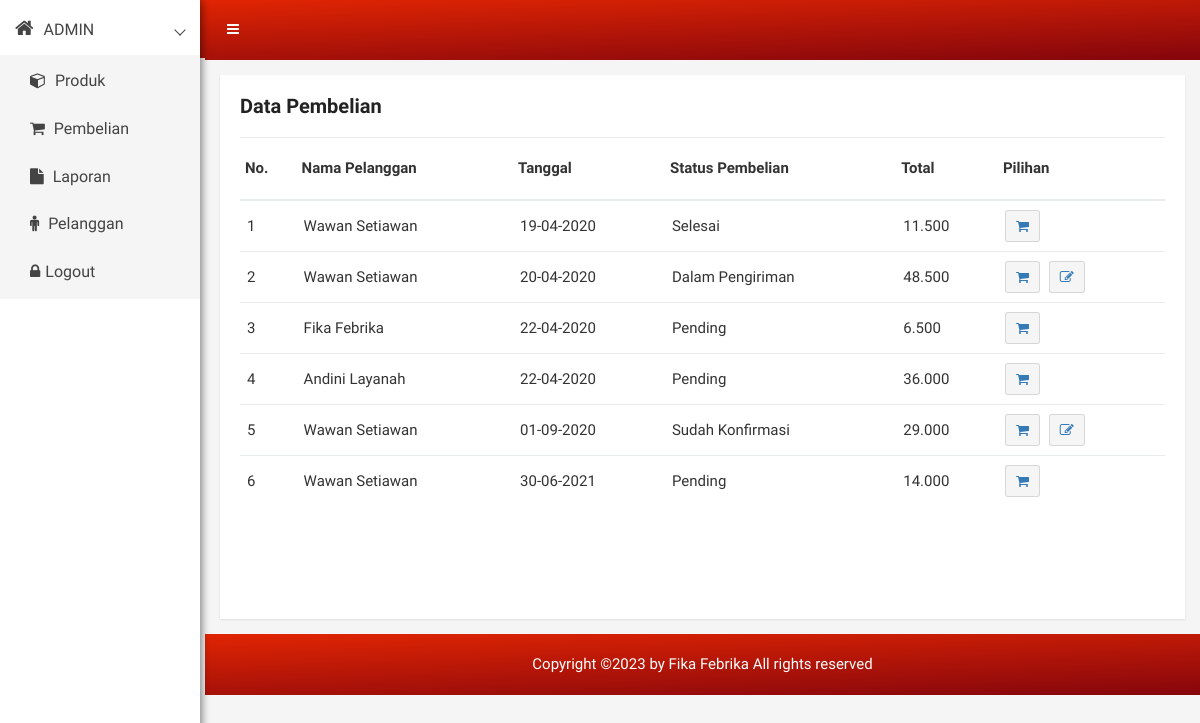
The page /admin.tokocapstone.rf.gd/pembelian.php (signed in) on the database its author committed.
### tables this page shows
CREATE TABLE `pembelian` (
  `id_pembelian` int(11) NOT NULL,
  `id_pelanggan` int(11) NOT NULL,
  `id_ongkir` int(11) NOT NULL,
  `tanggal_pembelian` date NOT NULL,
  `total_pembelian` int(11) NOT NULL,
  `nama_kota` varchar(30) NOT NULL,
  `tarif` int(11) NOT NULL,
  `alamat_pengiriman` text NOT NULL,
  `status_pembelian` varchar(50) NOT NULL DEFAULT 'Pending',
  `resi_pengiriman` varchar(20) NOT NULL
);

CREATE TABLE `pelanggan` (
  `id_pelanggan` int(11) NOT NULL,
  `email_pelanggan` varchar(30) NOT NULL,
  `password_pelanggan` varchar(255) NOT NULL,
  `nama_pelanggan` varchar(30) NOT NULL,
  `telepon_pelanggan` varchar(30) NOT NULL,
  `alamat_pelanggan` text NOT NULL
);

### admin.tokocapstone.rf.gd/pembelian.php (the view, shortened to what this page needs)
<?php
require 'koneksi.php';
?>
<!doctype html>
<html class="no-js" lang="en">
    <head>
        <link rel="stylesheet" href="css/bootstrap.min.css">
        <link rel="stylesheet" href="css/font-awesome.min.css">
        <link rel="stylesheet" href="css/owl.theme.css">
        <link rel="stylesheet" href="css/owl.transitions.css">
        <link rel="stylesheet" href="css/animate.css">
        <link rel="stylesheet" href="css/normalize.css">
        <link rel="stylesheet" href="css/meanmenu.min.css">
        <link rel="stylesheet" href="css/main.css">
        <link rel="stylesheet" href="css/morrisjs/morris.css">
        <link rel="stylesheet" href="css/scrollbar/jquery.mCustomScrollbar.min.css">
        <link rel="stylesheet" href="css/metisMenu/metisMenu.min.css">
        <link rel="stylesheet" href="css/metisMenu/metisMenu-vertical.css">
        <link rel="stylesheet" href="style.css">
        <link rel="stylesheet" href="css/responsive.css">
    </head>
    <body>
            <?php require 'menu.php'; ?>
            <div class="product-status mg-tb-15">
                <div class="container-fluid">
                    <div class="row">
                        <div class="col-lg-12 col-md-12 col-sm-12 col-xs-12">
                            <div class="product-status-wrap" style="min-height: 544px">
                                <h4>Data Pembelian</h4>
                                <table>
                                    <tr>
                                        <th>No.</th>
                                        <th>Nama Pelanggan</th>
                                        <th>Tanggal</th>
                                        <th>Status Pembelian</th>
                                        <th>Total</th>
                                        <th>Pilihan</th>
                                    </tr>
                                    <?php $nomor=1; ?>
                                    <?php $ambil = $dbh->query("SELECT * FROM pembelian JOIN pelanggan ON pembelian.id_pelanggan=pelanggan.id_pelanggan"); ?>
                                    <?php while($pecah = $ambil->fetch(PDO::FETCH_ASSOC)){ ?>
                                    <tr>
                                        <td><?php echo $nomor; ?></td>
                                        <td><?php echo $pecah['nama_pelanggan']; ?></td>
                                        <td><?php echo date('d-m-Y', strtotime($pecah["tanggal_pembelian"])) ?></td>
                                        <td><?php echo $pecah['status_pembelian']; ?></td>
                                        <td><?php echo number_format($pecah['total_pembelian'],0,",","."); ?></td>
                                        <td><button data-toggle="tooltip" title="Detail" class="pd-setting-ed"><a class="fa fa-shopping-cart" aria-hidden="true"<?php echo "href='detail.php?id=$pecah[id_pembelian]'";?>></a></button>
                                        <?php if (($pecah['status_pembelian']!=="Pending") AND ($pecah['status_pembelian']!=="Selesai")): ?>
                                            <button data-toggle="tooltip" title="Proses" class="pd-setting-ed"><a class="fa fa-pencil-square-o" aria-hidden="true"<?php echo "href='pembayaran.php?id=$pecah[id_pembelian]'";?>></a></button>
                                        </td>
                                        <?php endif ?>
                                    </tr>
                                    <?php $nomor++; ?>
                                    <?php } ?>
                                </table>
                            </div>
                        </div>
                    </div>
                </div>
            </div>
            <?php require 'footer.php'; ?>
        </div>
    </body>
</html>

### admin.tokocapstone.rf.gd/css/main.css (style rules this page uses)
html { color: #222; font-size: 1em; line-height: 1.4; }

### admin.tokocapstone.rf.gd/style.css (style rules this page uses)
html, body { height: 100%; font-family: 'Play', sans-serif;font-weight:400;background:#f5f5f5; }
h1, h2, h3, h4, h5, h6 { margin: 0 0 10px; font-weight:700; }
a { transition: all 0.3s ease 0s;text-decoration:none; }
a:visited, a:link, a:active { text-decoration: none; }
.mg-tb-15 { margin:15px 0px; }
.product-sales-chart, .analytics-info-cs, .tranffic-als-inner, .analytics-rounded, .single-new-trend, .personal-info-wrap, .author-widgets-single, .calender-inner, .product-status-wrap, .review-tab-pro-inner, .income-dashone-total, .analytics-adminpro-wrap, .analytics-sparkle-line, .analysis-progrebar, .sparkline8-list, .sparkline9-list, .sparkline7-list, .sparkline10-list, .sparkline12-list, .sparkline13-list, .sparkline14-list, .sparkline13-list, .sparkline11-list, .x-editable-list, .code-editor-single, .blog-details-inner, .charts-single-pro, .about-sparkline, .sparkline-list, .button-ad-wrap, .tab-content-details, .sparkline16-list, .sparkline15-list, .tinymce-single { padding:20px; background:#fff; -webkit-box-shadow: 0px 1px 2px 0px rgba(0, 0, 0, 0.1); box-shadow: 0px 1px 2px 0px rgba(0, 0, 0, 0.1); }
.product-status-wrap h4 { font-size: 20px; color: #222; margin-bottom: 20px; }
.product-status-wrap table { width: 100%; }
.product-status-wrap table th { padding: 20px 5px; vertical-align: top; border-top: 1px solid #e9ecef; }
.product-status-wrap table th { vertical-align: bottom; border-bottom: 2px solid #e9ecef; }
.product-status-wrap th, .product-status-wrap td { padding: 10px; text-align: left; font-size: 15px; }
.product-status-wrap table td { padding: 9px 7px; border-top: 1px solid #e9ecef; }
.sales-report-stn-his button.product-btn-history, button.pd-setting-ed { padding: 5px 10px; font-size: 14px; border-radius: 3px; border: 1px solid rgba(0,0,0,.12); background: #f5f5f5; }
button.pd-setting-ed { display: inline-block; margin-right: 5px; }

### rows shown on the page
pembelian: id_pelanggan.nama_pelanggan "Wawan Setiawan", tanggal_pembelian "19-04-2020", status_pembelian "Selesai", total_pembelian "11.500"
pembelian: id_pelanggan.nama_pelanggan "Wawan Setiawan", tanggal_pembelian "20-04-2020", status_pembelian "Dalam Pengiriman", total_pembelian "48.500"
pembelian: id_pelanggan.nama_pelanggan "Fika Febrika", tanggal_pembelian "22-04-2020", status_pembelian "Pending", total_pembelian "6.500"
pembelian: id_pelanggan.nama_pelanggan "Andini Layanah", tanggal_pembelian "22-04-2020", status_pembelian "Pending", total_pembelian "36.000"
pembelian: id_pelanggan.nama_pelanggan "Wawan Setiawan", tanggal_pembelian "01-09-2020", status_pembelian "Sudah Konfirmasi", total_pembelian "29.000"
pembelian: id_pelanggan.nama_pelanggan "Wawan Setiawan", tanggal_pembelian "30-06-2021", status_pembelian "Pending", total_pembelian "14.000"
